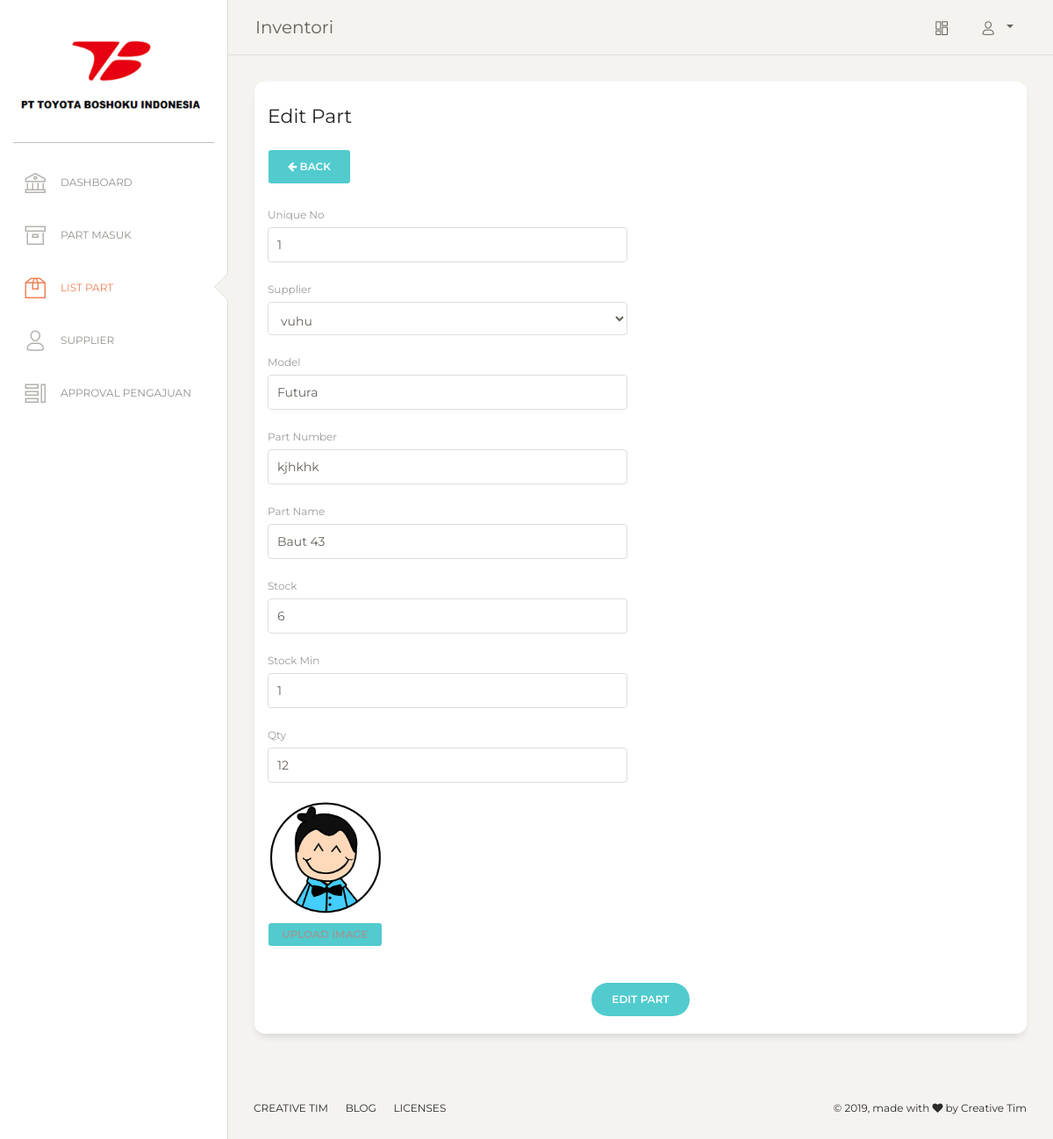
The app's page /List_part/edit/4 (signed in) with its own data.
### tables this page shows
CREATE TABLE IF NOT EXISTS `part` (
  `id_part` int(4) NOT NULL AUTO_INCREMENT,
  `id_supplier` int(4) NOT NULL,
  `uniq_no` varchar(5) NOT NULL,
  `model` varchar(25) NOT NULL,
  `part_number` varchar(50) NOT NULL,
  `part_name` varchar(100) NOT NULL,
  `stock` int(3) NOT NULL,
  `stock_min` int(3) NOT NULL,
  `qty` int(5) NOT NULL,
  `image` varchar(100) NOT NULL,
  `date_creation` timestamp NOT NULL DEFAULT CURRENT_TIMESTAMP ON UPDATE CURRENT_TIMESTAMP,
  PRIMARY KEY (`id_part`)
);

### application/core/Controller.php (called while the page is built, shortened)
<?php
class Controller
{
    public function view($view, $data = [])
    {
        require_once '../application/view/' . $view . '.php';
    }
    public function model($model)
    {
        return new $model;
    }
}

### application/controllers/List_part.php (called while the page is built, shortened)
<?php
class List_part extends Controller {
    public function __construct()
    {
        $this->model = $this->model('M_part');
        $this->model_supplier = $this->model('M_supplier');
    }
    public function edit($id,$alert = NULL, $msg = NULL){
        $data_supplier = $this->model_supplier->getAll();
        $data = $this->model->getById($id);
        $this->template('list_part_form',[
            'title' => 'Edit Part',
            'action' => BASEURL.'List_part/update/',
            'this' => 'edit',
            'nav' => 'list_part',
            'data' => $data,
            'data_supplier' => $data_supplier,
            'alert' => $alert,
            "msg" => str_replace('_', ' ', $msg)
        ]);
    }
    public function template($page, $data=[]){
        $this->view('admin/dashboard/'.$page, $data);
    }
}

### application/core/App.php (called while the page is built, shortened)
<?php
class App
{
    protected $method = 'index';
    protected $params = [];
    public function __construct()
    {
        $url = $this->parseURL();
        if (file_exists('../application/controllers/' . $url[0] . '.php')) {
            unset($url[0]);
        }
        $this->controller = new $this->controller;
        if (isset($url[1])) {
            if (method_exists($this->controller, $url[1])) {
                $this->method = $url[1];
                unset($url[1]);
            }
        }
        if (!empty($url)) {
            $this->params = array_values($url);
        }
        call_user_func_array([$this->controller, $this->method], $this->params);
    }
    public function parseURL()
    {
        if (isset($_GET['url'])) {
            $url = rtrim($_GET['url'], '/');
            $url = filter_var($url, FILTER_SANITIZE_URL);
            $url = explode('/', $url);
            return $url;
        }
    }
}

### asset/index.php (called while the page is built, shortened)
<?php
    $app = new App;

### application/core/Database.php (called while the page is built, shortened)
<?php
class Database{
    private $user= DB_USER;
    private $pass= DB_PASS;
    private $db;
    public function __construct(){
        $option = [
            PDO::ATTR_PERSISTENT => true,
            PDO::ATTR_ERRMODE => PDO::ERRMODE_EXCEPTION
        ];
        $this->dns = 'mysql:host='.DB_HOST.';dbname='.DB_NAME;
        try{
            $this->db= new PDO($this->dns,$this->user,$this->pass,$option);
        }
        catch(PDOException $e){
            print "Error :".$e->getMessage().PHP_EOL;
            die();
        }
        return $this->db;
    }
    public function query($query)
    {
        $this->stmt = $this->db->prepare($query);
    }
    public function bind($param, $value, $type = null)
    {
        if (is_null($type)) {
            switch (true) {
                default:
                    $type = PDO::PARAM_STR;
                    break;
            }
        }
        $this->stmt->bindValue($param, $value, $type);
    }
    public function execute()
    {
        return $this->stmt->execute();
    }
    public function resultSet()
    {
        $this->execute();
        return $this->stmt->fetchAll(PDO::FETCH_ASSOC);
    }
    public function single()
    {
        $this->execute();
        return $this->stmt->fetch(PDO::FETCH_ASSOC);
    }
}

### application/model/M_part.php (called while the page is built, shortened)
<?php
    class M_part extends Model{
        private $table, $id;
        public function __construct(){
            $this->table = 'part';
            $this->id = 'id_part';
        }
        public function getById($id){
            $this->db->query("SELECT * FROM `$this->table` WHERE `$this->id` = :id");
            $this->db->bind(':id', $id);
            $row = $this->db->single();
            return $row;
        }
    }
?>

### application/core/Model.php (called while the page is built, shortened)
<?php
class Model
{
    public function __construct(){
        $this->db = new Database;
    }
}

### application/model/M_supplier.php (called while the page is built, shortened)
<?php
    class M_supplier extends Model{
        private $table, $id;
        public function __construct(){
            $this->table = 'supplier';
        }
        public function getAll(){
            $this->db->query("
                SELECT * FROM `$this->table`
            ");
            $result = $this->db->resultSet();
            return $result;
        }
    }
?>

### application/view/admin/dashboard/list_part_form.php (the view, shortened to what this page needs)
<div class="content">
<div class="row">
<div class="col-md-12">
    <div class="card card-user">
    <div class="card-header">
        <h5 class="card-title"><?= $data['title'] ?></h5>
        <a class="btn btn-primary" href="<?=BASEURL?>List_part" role="button">
                <i class="fa fa-arrow-left" aria-hidden="true"></i>
                Back
        </a>
    </div>
    <div class="card-body">
        <form action="<?=$data['action']?>" method="post" enctype="multipart/form-data">
        <div class="row">
            <div class="col-md-6">
            <div class="form-group">
                <label>Unique No</label>
                <input type="text" name="uniq_no" class="form-control" placeholder="Company" value="<?= (isset($data['data']))? $data['data']['uniq_no'] : ''; ?>">
            </div>
            </div>
        </div>
        <div class="row">
            <div class="col-md-6">
            <div class="form-group">
                <label>Supplier</label>
                <select class="form-control" name="id_supplier">
                    <?php
                        if(isset($data['data_supplier'])){
                            foreach ($data['data_supplier'] as $value) {
                                if(isset($data['data']['id_supplier']) && $data['data']['id_supplier'] == $value['id_supplier']){
                                    echo "<option value='$value[id_supplier]' selected >$value[nama]</option>";
                                } else {
                                    echo "<option value='$value[id_supplier]'>$value[nama]</option>";
                                }
                            }
                        }
                    ?>
                </select>
            </div>
            </div>
        </div>
        <div class="row">
            <div class="col-md-6">
            <div class="form-group">
                <label>Model</label>
                <input type="text" name="model" class="form-control" placeholder="Model" value="<?= (isset($data['data']))? $data['data']['model'] : ''; ?>">
            </div>
            </div>
        </div>
        <div class="row">
            <div class="col-md-6">
            <div class="form-group">
                <label>Part Number</label>
                <input type="text" name="part_number" class="form-control" placeholder="Part Number" value="<?= (isset($data['data']))? $data['data']['part_number'] : ''; ?>">
            </div>
            </div>
        </div>
        <div class="row">
            <div class="col-md-6">
            <div class="form-group">
                <label>Part Name</label>
                <input type="text" name="part_name" class="form-control" placeholder="Part Name" value="<?= (isset($data['data']))? $data['data']['part_name'] : ''; ?>">
            </div>
            </div>
        </div>
        <div class="row">
            <div class="col-md-6">
            <div class="form-group">
                <label>Stock</label>
                <input type="text" name="stock" class="form-control" placeholder="Stock" value="<?= (isset($data['data']))? $data['data']['stock'] : ''; ?>">
            </div>
            </div>
        </div>
        <div class="row">
            <div class="col-md-6">
            <div class="form-group">
                <label>Stock Min</label>
                <input type="text" name="stock_min" class="form-control" placeholder="Stock Min" value="<?= (isset($data['data']))? $data['data']['stock_min'] : ''; ?>">
            </div>
            </div>
        </div>
        <div class="row">
            <div class="col-md-6">
            <div class="form-group">
                <label>Qty</label>
                <input type="text" name="qty" class="form-control" placeholder="Qty" value="<?= (isset($data['data']))? $data['data']['qty'] : ''; ?>">
            </div>
            </div>
        </div>
        <div class="row">
            <div class="col-md-6">
                <div class="panel-body panel-img">
                    <img src="<?=(isset($data['data']) && $data['data']['image'] != '')? BASEURL.'asset/img/part/'.$data['data']['image'] : BASEURL.'asset/img/logo-small.png'; ?>" name="test" class="img-responsive image" id="image_part">
                    <div class="middle">
                        <label class="btn btn-primary btn-sm label-upload" for="upload_image">Upload Image</label>
                        <br>
                    </div>
                </div>
            </div>
        </div>
        <div class="row">
            <div class="update ml-auto mr-auto">
            <button type="submit" class="btn btn-primary btn-round"><?= $data['title'] ?></button>
            </div>
        </div>
        </form>
    </div>
    </div>
</div>
</div>
</div>

### records on screen
part: uniq_no "1", model "Futura", part_number "kjhkhk", part_name "Baut 43", stock "6", stock_min "1", qty "12"

### other values on screen
$data['title'] "Edit Part"
$data['title'] "EDIT PART"
form field id_supplier "yuhu"
